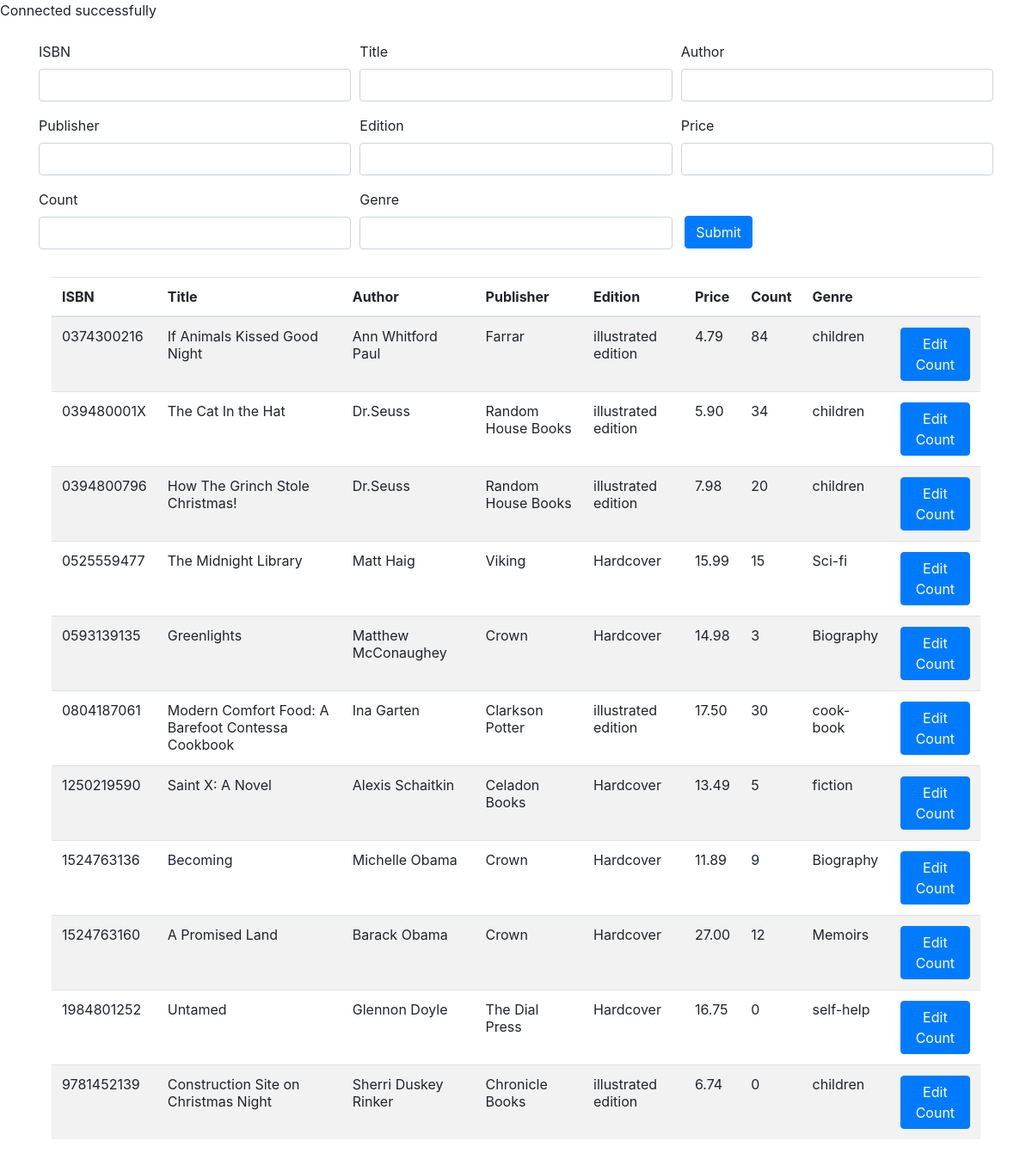
The page /inventory.php on the database its author committed.
### tables this page shows
CREATE TABLE `Book` (
  `ISBN` char(10) NOT NULL,
  `title` varchar(50) NOT NULL,
  `Author` varchar(30) NOT NULL,
  `Publisher` varchar(30) NOT NULL,
  `Edition` varchar(45) NOT NULL,
  `price` decimal(10,2) NOT NULL,
  `count` smallint(6) NOT NULL,
  `genre` varchar(30) NOT NULL
);

### inventory.php (the view, shortened to what this page needs)
<?php
require_once "config.php";
if($query = $conn->prepare("SELECT * FROM Book")) {
  $query->execute();
  $books = $query->get_result();
}
?>
<!DOCTYPE html>
<html lang="en">
  <head>
    <link rel="stylesheet"
href="https://stackpath.bootstrapcdn.com/bootstrap/4.4.1/css/bootstrap.min.css">
  </head>
  <body>
      <div class="container">
          <form action="" method="post" name="addInventoryForm">
            <div class="form-row">
              <div class="form-group col-md-4">
                <label>ISBN</label>
                <input type="ISBN" name="ISBN" class="form-control" required />
              </div>
              <div class="form-group col-md-4">
                <label>Title</label>
                <input type="Title" name="Title" class="form-control" required>
              </div>
              <div class="form-group col-md-4">
                <label>Author</label>
                <input type="Author" name="Author" class="form-control" required>
              </div>
              <div class="form-group col-md-4">
                <label>Publisher</label>
                <input type="Publisher" name="Publisher" class="form-control" required>
              </div>
              <div class="form-group col-md-4">
                <label>Edition</label>
                <input type="Edition" name="Edition" class="form-control" required>
              </div>
              <div class="form-group col-md-4">
                <label>Price</label>
                <input type="Price" name="Price" class="form-control" required>
              </div>
              <div class="form-group col-md-4">
                <label>Count</label>
                <input type="Count" name="Count" class="form-control" required>
              </div>
              <div class="form-group col-md-4">
                <label>Genre</label>
                <input type="Genre" name="Genre" class="form-control" required>
              </div>
              <div class="form-group col-md-4">
                <input type="submit" name="addInventory" style="margin-top:25px;" class="btn btn-primary" value="Submit">
              </div>
          </div>
        </form>
          <div class="col-md-12">
            <table class="table table-striped">
              <thead>
                 <tr>
                   <th>ISBN</th>
                   <th>Title</th>
                   <th>Author</th>
                   <th>Publisher</th>
                   <th>Edition</th>
                   <th>Price</th>
                   <th>Count</th>
                   <th>Genre</th>
                   <th></th>
                </tr>
              </thead>
              <tbody>
                <?php
                while($book = $books->fetch_assoc()) {
                  echo "<tr>" .
                    "<td>" . $book["ISBN"] . "</td>" .
                    "<td>" . $book["title"] . "</td>" .
                    "<td>" . $book["Author"] . "</td>" .
                    "<td>" . $book["Publisher"] . "</td>" .
                    "<td>" . $book["Edition"] . "</td>" .
                    "<td>" . $book["price"] . "</td>" .
                    "<td>" . $book["count"] . "</td>" .
                    "<td>" . $book["genre"] . "</td>" .
                    "<td>" . "<button type='button' class='btn btn-primary' onclick = editCount('".$book["ISBN"]."',".$book["count"].") >Edit Count </button> " .  "</td>" .
                    "</tr>";
                }
                 ?>
              </tbody>
            </table>
          </div>
  </body>
</html>

### rows shown on the page
book: ISBN "0374300216", title "If Animals Kissed Good Night", Author "Ann Whitford Paul", Publisher "Farrar", Edition "illustrated edition", price "4.79", count "84", genre "children"
book: ISBN "039480001X", title "The Cat In the Hat", Author "Dr.Seuss", Publisher "Random House Books", Edition "illustrated edition", price "5.90", count "34", genre "children"
book: ISBN "0394800796", title "How The Grinch Stole Christmas!", Author "Dr.Seuss", Publisher "Random House Books", Edition "illustrated edition", price "7.98", count "20", genre "children"
book: ISBN "0525559477", title "The Midnight Library", Author "Matt Haig", Publisher "Viking", Edition "Hardcover", price "15.99", count "15", genre "Sci-fi"
book: ISBN "0593139135", title "Greenlights", Author "Matthew McConaughey", Publisher "Crown", Edition "Hardcover", price "14.98", count "3", genre "Biography"
book: ISBN "0804187061", title "Modern Comfort Food: A Barefoot Contessa Cookbook", Author "Ina Garten", Publisher "Clarkson Potter", Edition "illustrated edition", price "17.50", count "30", genre "cook-book"
book: ISBN "1250219590", title "Saint X: A Novel", Author "Alexis Schaitkin", Publisher "Celadon Books", Edition "Hardcover", price "13.49", count "5", genre "fiction"
book: ISBN "1524763136", title "Becoming", Author "Michelle Obama", Publisher "Crown", Edition "Hardcover", price "11.89", count "9", genre "Biography"
book: ISBN "1524763160", title "A Promised Land", Author "Barack Obama", Publisher "Crown", Edition "Hardcover", price "27.00", count "12", genre "Memoirs"
book: ISBN "1984801252", title "Untamed", Author "Glennon Doyle", Publisher "The Dial Press", Edition "Hardcover", price "16.75", count "0", genre "self-help"
book: ISBN "9781452139", title "Construction Site on Christmas Night", Author "Sherri Duskey Rinker", Publisher "Chronicle Books", Edition "illustrated edition", price "6.74", count "0", genre "children"
